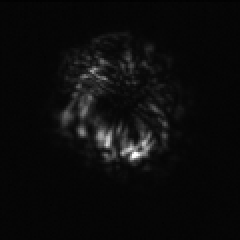
#> input picture pictures_similarity_measurment/pic/0.bmp, 120 x 120 px, given in place of 0.png, which was not available (shown 2 times larger)
$ python cosin.py   (older library calls are emulated)
#> lines starting #> are read from the running program, lines starting #| are printed output that depends on the picture; long printed decimals are rounded; pictures that were not available may be replaced by others from this repository, and a replacement may not be noted
# 将图片表示成一个向量 通过计算向量之间的余弦距离表征相似度
from PIL import Image
from numpy import average, linalg, dot
import os

# 缩放并转换为灰度图
def get_thumbnail(image, size=(120, 120), greyscale=True):
    # image = image.resize(size, Image.ANTIALIAS)  # 带ANTIALIAS滤镜高质量缩放
    if greyscale:
        image = image.convert('L')  # 转换为灰度图像 0为黑 255为白
    return image


def image_similarity_vectors_via_numpy(image0, image1):
    image0 = get_thumbnail(image0)
    image1 = get_thumbnail(image1)
    # print("1")
    # print(len(image1.getdata()))

    images = [image0, image1]
    vectors = []
    norms = []
    for image in images:
        vector = []
        num = 0
        for pixel_tuple in image.getdata():
            if pixel_tuple > 10:
                # print(pixel_tuple)
                num += 1
            vector.append(average(pixel_tuple))  # guess for RGB tuple
        vectors.append(vector)
        norms.append(linalg.norm(vector, 2))  # 向量2范数

    a, b = vectors  # a = v1, b = v2
    a_norm, b_norm = norms  # a_norm = ||v1|| b_norm = ||v2|| 向量长度
    # print(num)
    return dot(a / a_norm, b / b_norm)


# path0 = './pic/0.bmp'
# path1 = './pic/1.bmp'
path0 = './test/0.png'
path1 = './test/1.png'

# "path" should be the dictionary path
"""
files1 = os.listdir(path1)  # list all files in the dictionary
# find the most similar picture
lst_data = []
for root, dirs, files in os.walk(path0):
    for file in files:
        image0 = Image.open(os.path.join(root, file))
        for f in files1:
            image1 = Image.open(os.path.join(path1, f))
            cosin = image_similarity_vectors_via_numpy(image0, image1)
            lst_data.append(cosin)

print(lst_data)
print(min(lst_data))
print(max(lst_data))
"""

image0 = Image.open(path0)
#> image0 is the input picture: PIL image 120x120 L; min 1, max 255, mean 12
image1 = Image.open(path1)
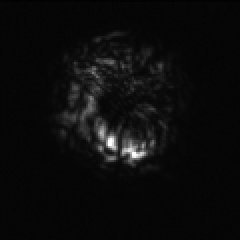
#> input picture pictures_similarity_measurment/pic/1.bmp, 120 x 120 px, given in place of 1.png, which was not available (shown 2 times larger)
#> image1 is the input picture: PIL image 120x120 L; min 1, max 255, mean 11.8

# for debug
"""
print(len(image0.getdata()))  # 120 * 120
pixel_vec = []
pixel_avg = []
for pixel in image0.getdata():
    # print(type(pixel), ":", pixel)
    pixel_vec.append(pixel)
    pixel_avg.append(average(pixel))
print(pixel_vec)
print(pixel_avg)
"""
cosine = image_similarity_vectors_via_numpy(image0, image1)
#> the loop in image_similarity_vectors_via_numpy, `for image in images:` made 2 passes
#> after the loop in image_similarity_vectors_via_numpy, `for image in images:`: norms = [2673.7, 2699.9]; vectors = 2 items
#> in image_similarity_vectors_via_numpy, `a, b = vectors`: a = 14400 values, max 255 at index 9187, min 1 at index 18, mean 12.01; b = 14400 values, max 255 at index 8454, min 1 at index 8, mean 11.75
#> in image_similarity_vectors_via_numpy, `a_norm, b_norm = norms`: a_norm = 2673.7; b_norm = 2699.9
#> cosine = 0.886
print("The cosine similarity: ", cosine)
#| The cosine similarity:  0.8862

pic_path = './test'
pictures = os.listdir(pic_path)
pictures.sort(key=lambda x:int(x.split('.')[0]))
print(pictures)
cosine_similarity = []
for i in range(99):
    former_path = os.path.join(pic_path, pictures[2])
    later_path = os.path.join(pic_path, pictures[i + 1])
    # print(former_path)
    # print(later_path)
    img0 = Image.open(former_path)
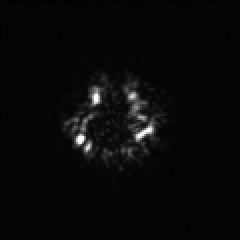
#> input picture pictures_similarity_measurment/test/135.png, 120 x 120 px (shown 2 times larger)
#> img0 is the input picture: PIL image 120x120 RGBA; mean R, G, B, A 8.7, 8.7, 8.7, 255
    img1 = Image.open(later_path)
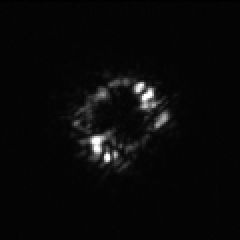
#> input picture pictures_similarity_measurment/test/13.png, 120 x 120 px (shown 2 times larger)
#> img1 is the input picture: PIL image 120x120 RGBA; mean R, G, B, A 9.2, 9.2, 9.2, 255
    temp_cosine = image_similarity_vectors_via_numpy(img0, img1)
#> the loop in image_similarity_vectors_via_numpy (call 2), `for image in images:` made 2 passes
#> temp_cosine = 0.381
#> (the run stopped early here; a loop or call above may not have finished)
